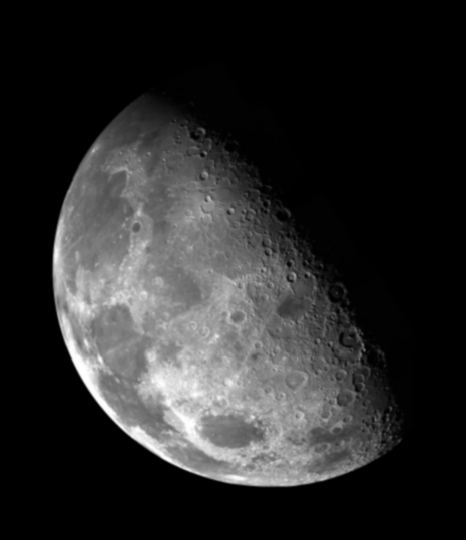
#> input picture section23#Laplace/Python/Fig0338(a)(blurry_moon).tif, 466 x 540 px
$ python laplace.py 'Fig0338(a)(blurry_moon).tif'
#> lines starting #> are read from the running program, lines starting #| are printed output that depends on the picture
#> in main_func, imgMoon is the input picture: shape (540, 466, 3); min 0, max 254, mean 42.7
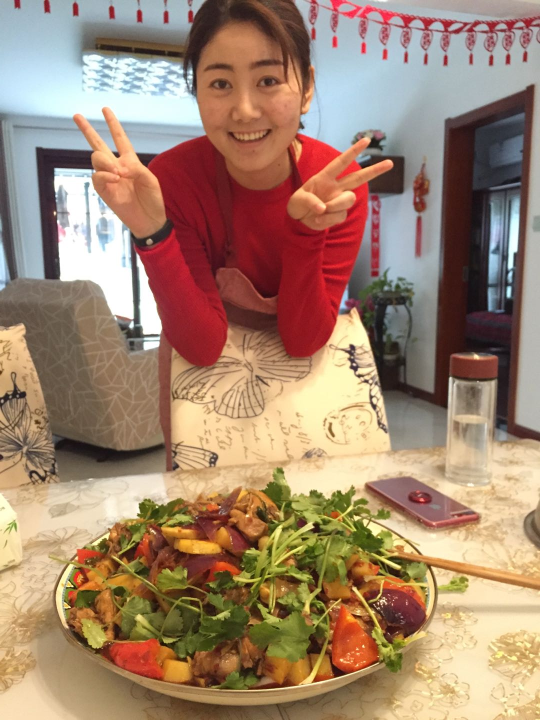
#> input picture section23#Laplace/Python/Gril.jpg, 1080 x 1440 px (shown at 1/2 size)
#> in main_func, imgGril is the input picture: shape (1440, 1080, 3); mean B, G, R 110.2, 132.4, 161.9
#!/usr/bin/env python
# -*- coding: utf-8 -*-
# author：lowkeyway time:8/24/2019

import sys
import cv2 as cv
import numpy as np

def laplaceTest(imgOri, needResize = False, needBlur = False):
#> called with needResize = True, needBlur = True
    cv.imshow("imgOri", imgOri)
    if len(imgOri.shape) is not 2:
        imgOri = cv.cvtColor(imgOri, cv.COLOR_BGR2GRAY)
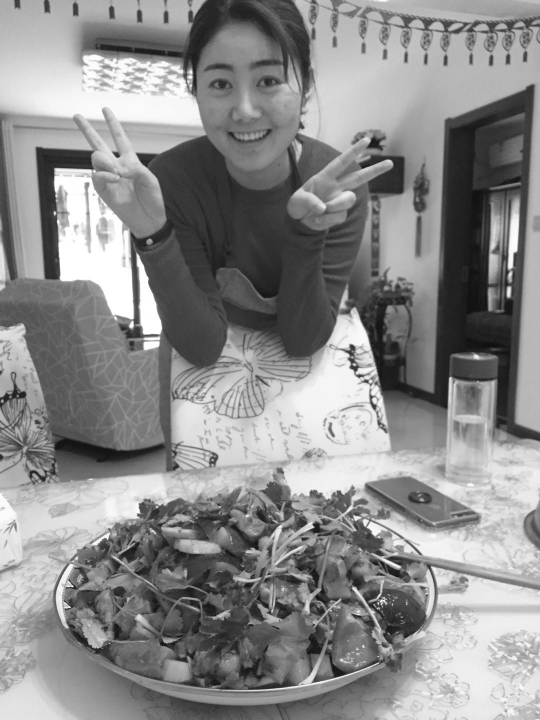
#> imgOri: shape (1440, 1080) (shown at 1/2 size); min 11, max 255, mean 138.7

    if needResize:
        imgOri = cv.resize(imgOri, (int(imgOri.shape[1]*0.5), int(imgOri.shape[0]*0.5)))
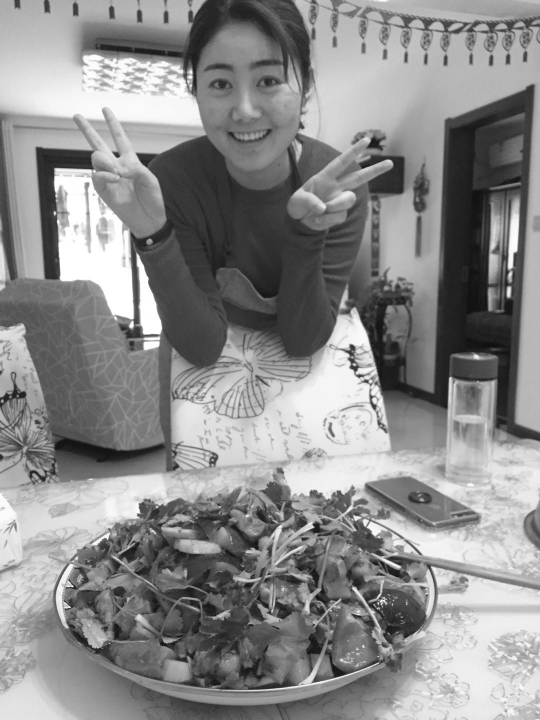
#> imgOri: shape (720, 540); min 14, max 255, mean 138.8

    if needBlur:
        imgOri = cv.GaussianBlur(imgOri, (3, 3), 1)

    # Laplace only
    imgLap = cv.Laplacian(imgOri, cv.CV_16S)
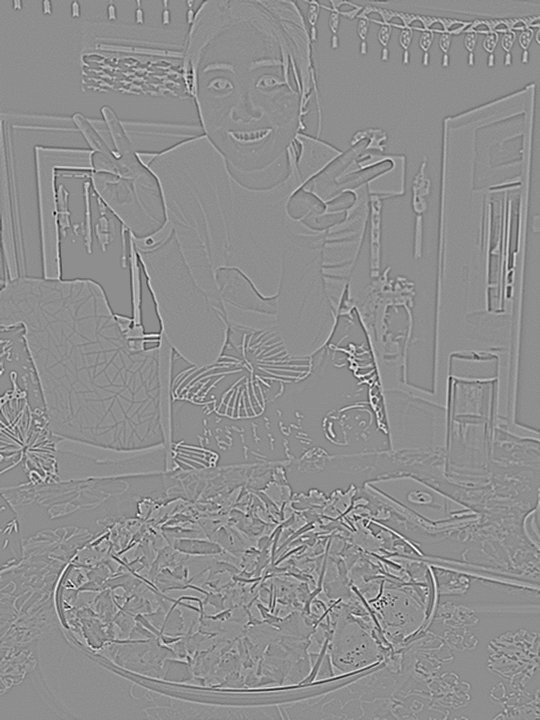
#> imgLap: shape (720, 540) int16; min -102, max 80, mean 0; drawn with min black and max white
    imgLap = cv.convertScaleAbs(imgLap)
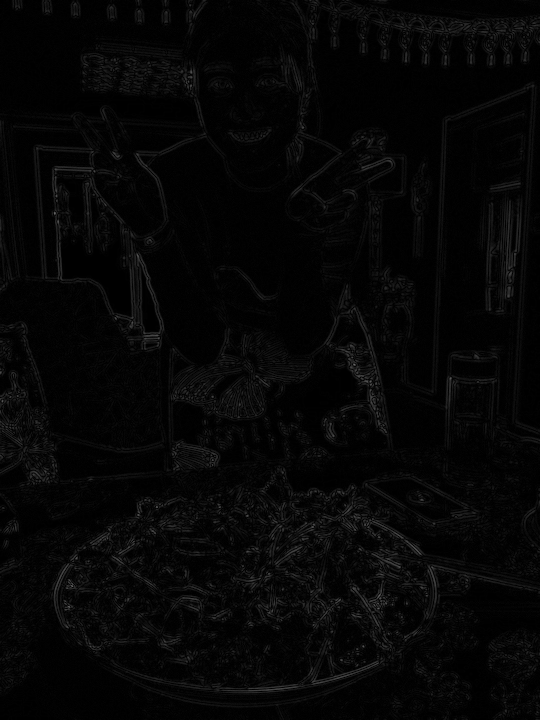
#> imgLap: shape (720, 540); min 0, max 102, mean 5.8
    cv.imshow("imglap", imgLap)

    # Laplace Delta
    imgLapDelta = cv.Laplacian(imgOri, cv.CV_16S, delta=100)
    imgLapDelta = cv.convertScaleAbs(imgLapDelta)
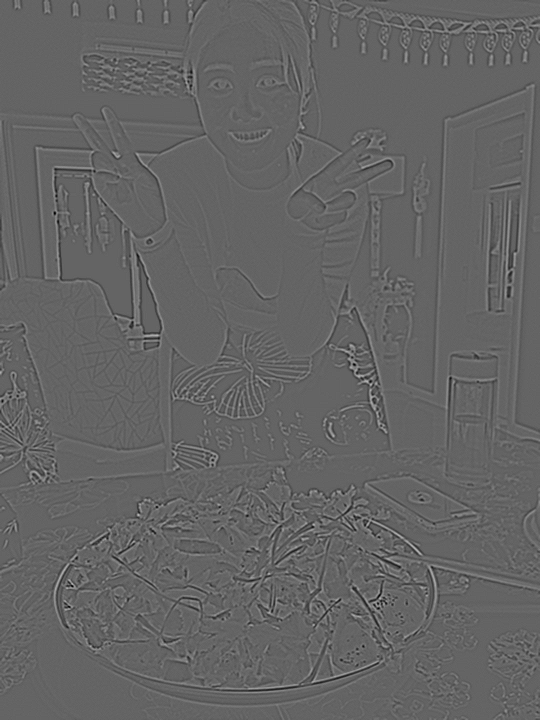
#> imgLapDelta: shape (720, 540); min 0, max 180, mean 100
    cv.imshow("imgLapDelta", imgLapDelta)

    # Laplace Add
    imgLapAdd = cv.addWeighted(imgOri, 1.0, imgLap, -1.0, 0, dtype=cv.CV_32F)
    imgLapAdd = cv.convertScaleAbs(imgLapAdd)
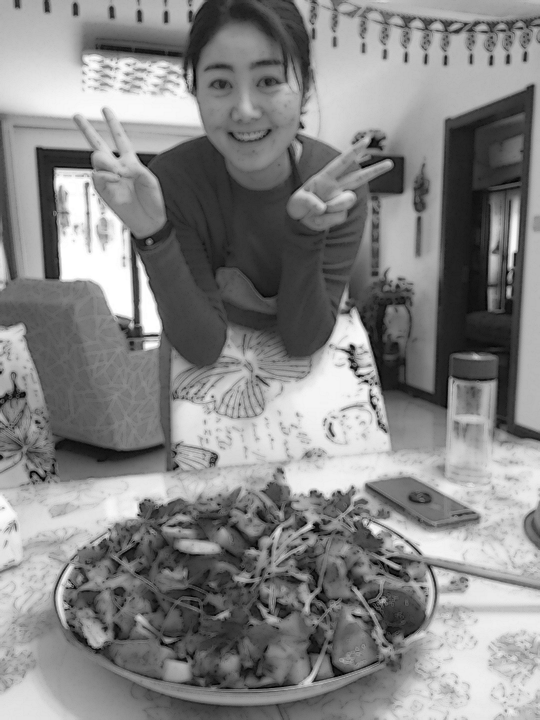
#> imgLapAdd: shape (720, 540); min 0, max 255, mean 133
    cv.imshow("imgLapAdd", imgLapAdd)


def main_func(argv):
    imgMoon = cv.imread("Fig0338(a)(blurry_moon).tif")
    # laplaceTest(imgMoon)

    imgGril = cv.imread("Gril.jpg")
    laplaceTest(imgGril, True, True)

    cv.waitKey(0)

if __name__ == '__main__':
    main_func(sys.argv)
